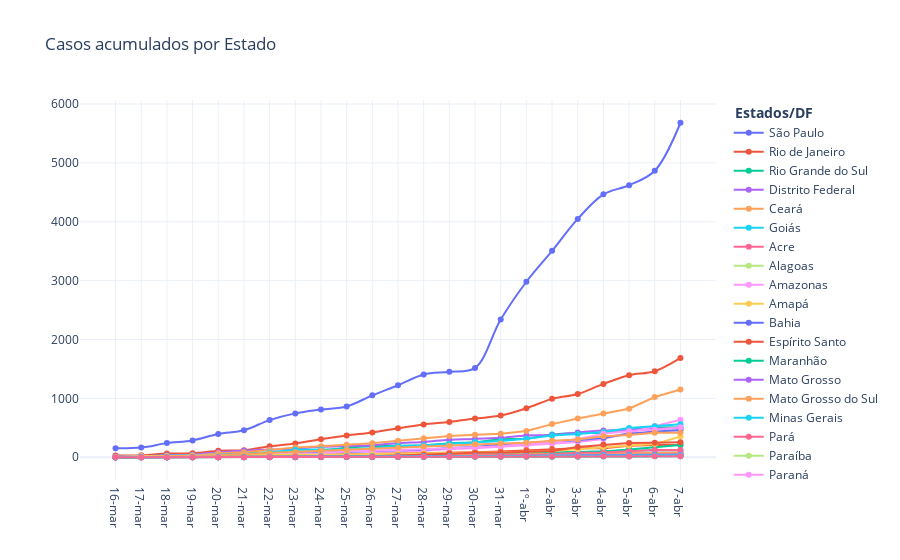

The code cell stored with this chart in its notebook:
### Code cell
# Plot confirmed cases
fig = go.Figure(
    [
        go.Scatter(x = dadosgeral.Estado, y = dadosgeral.SP, mode = 'markers+lines', name="São Paulo", line_shape='spline'),
        go.Scatter(x = dadosgeral.Estado, y = dadosgeral.RJ, mode = 'markers+lines', name="Rio de Janeiro", line_shape='spline'),
         go.Scatter(x = dadosgeral.Estado, y = dadosgeral.RS, mode = 'markers+lines', name="Rio Grande do Sul", line_shape='spline'),
        go.Scatter(x = dadosgeral.Estado, y = dadosgeral.DF, mode = 'markers+lines', name="Distrito Federal", line_shape='spline'),
        go.Scatter(x = dadosgeral.Estado, y = dadosgeral.CE, mode = 'markers+lines', name="Ceará"),
        go.Scatter(x = dadosgeral.Estado, y = dadosgeral.GO, mode = 'markers+lines', name="Goiás"),
        go.Scatter(x = dadosgeral.Estado, y = dadosgeral.AC, mode = 'markers+lines', name="Acre"),
        go.Scatter(x = dadosgeral.Estado, y = dadosgeral.AL, mode = 'markers+lines', name="Alagoas"),
        go.Scatter(x = dadosgeral.Estado, y = dadosgeral.AM, mode = 'markers+lines', name="Amazonas"),
        go.Scatter(x = dadosgeral.Estado, y = dadosgeral.AP, mode = 'markers+lines', name="Amapá"),
        go.Scatter(x = dadosgeral.Estado, y = dadosgeral.BA, mode = 'markers+lines', name="Bahia"),
        
        go.Scatter(x = dadosgeral.Estado, y = dadosgeral.ES, mode = 'markers+lines', name="Espírito Santo"),
        go.Scatter(x = dadosgeral.Estado, y = dadosgeral.MA, mode = 'markers+lines', name="Maranhão"),
        go.Scatter(x = dadosgeral.Estado, y = dadosgeral.MT, mode = 'markers+lines', name="Mato Grosso"),
        go.Scatter(x = dadosgeral.Estado, y = dadosgeral.MS, mode = 'markers+lines', name="Mato Grosso do Sul"),
        go.Scatter(x = dadosgeral.Estado, y = dadosgeral.MG, mode = 'markers+lines', name="Minas Gerais"),
        go.Scatter(x = dadosgeral.Estado, y = dadosgeral.PA, mode = 'markers+lines', name="Pará"),
        go.Scatter(x = dadosgeral.Estado, y = dadosgeral.PB, mode = 'markers+lines', name="Paraíba"),
        go.Scatter(x = dadosgeral.Estado, y = dadosgeral.PR, mode = 'markers+lines', name="Paraná"),
        go.Scatter(x = dadosgeral.Estado, y = dadosgeral.PE, mode = 'markers+lines', name="Pernambuco"),
        go.Scatter(x = dadosgeral.Estado, y = dadosgeral.PI, mode = 'markers+lines', name="Piauí"),
        go.Scatter(x = dadosgeral.Estado, y = dadosgeral.RN, mode = 'markers+lines', name="Rio Grande do Norte"),
        
        go.Scatter(x = dadosgeral.Estado, y = dadosgeral.RO, mode = 'markers+lines', name="Rondônia"),
        go.Scatter(x = dadosgeral.Estado, y = dadosgeral.RR, mode = 'markers+lines', name="Roraima"),
        go.Scatter(x = dadosgeral.Estado, y = dadosgeral.SC, mode = 'markers+lines', name="Santa Catarina"),
        go.Scatter(x = dadosgeral.Estado, y = dadosgeral.SE, mode = 'markers+lines', name="Sergipe"),
        go.Scatter(x = dadosgeral.Estado, y = dadosgeral.TO, mode = 'markers+lines', name="Tocantins"),
    ]
)

fig.update_layout(title='Casos acumulados por Estado',legend_title='<b> Estados/DF </b>',
                   
                   showlegend=True, template="plotly_white",direction='clockwise')

fig.show()

### Figure 1 — Plotly figure (JSON) as saved in the notebook; plotly's stock layout.template omitted (floating-point values rounded to 4 significant figures)
{"data": [{"line": {"shape": "spline"}, "mode": "markers+lines", "name": "São Paulo", "type": "scatter", "x": ["16-mar", "17-mar", "18-mar", "19-mar", "20-mar", "21-mar", "22-mar", "23-mar", "24-mar", "25-mar", "26-mar", "27-mar", "28-mar", "29-mar", "30-mar", "31-mar", "1º-abr", "2-abr", "3-abr", "4-abr", "5-abr", "6-abr", "7-abr"], "y": [152, 164, 240, 286, 396, 459, 631, 745, 810, 862, 1052, 1223, 1406, 1451, 1517, 2339, 2981, 3506, 4048, 4466, 4620, 4866, 5682]}, {"line": {"shape": "spline"}, "mode": "markers+lines", "name": "Rio de Janeiro", "type": "scatter", "x": ["16-mar", "17-mar", "18-mar", "19-mar", "20-mar", "21-mar", "22-mar", "23-mar", "24-mar", "25-mar", "26-mar", "27-mar", "28-mar", "29-mar", "30-mar", "31-mar", "1º-abr", "2-abr", "3-abr", "4-abr", "5-abr", "6-abr", "7-abr"], "y": [31, 33, 63, 66, 109, 119, 186, 233, 305, 370, 421, 493, 558, 600, 657, 708, 832, 992, 1074, 1246, 1394, 1461, 1688]}, {"line": {"shape": "spline"}, "mode": "markers+lines", "name": "Rio Grande do Sul", "type": "scatter", "x": ["16-mar", "17-mar", "18-mar", "19-mar", "20-mar", "21-mar", "22-mar", "23-mar", "24-mar", "25-mar", "26-mar", "27-mar", "28-mar", "29-mar", "30-mar", "31-mar", "1º-abr", "2-abr", "3-abr", "4-abr", "5-abr", "6-abr", "7-abr"], "y": [6, 19, 28, 37, 56, 71, 77, 96, 112, 162, 190, 197, 200, 239, 254, 305, 316, 386, 410, 418, 468, 501, 508]}, {"line": {"shape": "spline"}, "mode": "markers+lines", "name": "Distrito Federal", "type": "scatter", "x": ["16-mar", "17-mar", "18-mar", "19-mar", "20-mar", "21-mar", "22-mar", "23-mar", "24-mar", "25-mar", "26-mar", "27-mar", "28-mar", "29-mar", "30-mar", "31-mar", "1º-abr", "2-abr", "3-abr", "4-abr", "5-abr", "6-abr", "7-abr"], "y": [13, 19, 36, 42, 87, 112, 131, 146, 177, 191, 203, 242, 260, 298, 312, 333, 370, 377, 422, 454, 468, 485, 492]}, {"mode": "markers+lines", "name": "Ceará", "type": "scatter", "x": ["16-mar", "17-mar", "18-mar", "19-mar", "20-mar", "21-mar", "22-mar", "23-mar", "24-mar", "25-mar", "26-mar", "27-mar", "28-mar", "29-mar", "30-mar", "31-mar", "1º-abr", "2-abr", "3-abr", "4-abr", "5-abr", "6-abr", "7-abr"], "y": [0, 11, 20, 24, 68, 84, 125, 164, 185, 211, 238, 282, 322, 359, 382, 401, 445, 563, 658, 745, 824, 1023, 1152]}, {"mode": "markers+lines", "name": "Goiás", "type": "scatter", "x": ["16-mar", "17-mar", "18-mar", "19-mar", "20-mar", "21-mar", "22-mar", "23-mar", "24-mar", "25-mar", "26-mar", "27-mar", "28-mar", "29-mar", "30-mar", "31-mar", "1º-abr", "2-abr", "3-abr", "4-abr", "5-abr", "6-abr", "7-abr"], "y": [3, 10, 12, 15, 15, 18, 21, 23, 29, 29, 38, 49, 56, 58, 60, 65, 73, 73, 88, 103, 115, 119, 119]}, {"mode": "markers+lines", "name": "Acre", "type": "scatter", "x": ["16-mar", "17-mar", "18-mar", "19-mar", "20-mar", "21-mar", "22-mar", "23-mar", "24-mar", "25-mar", "26-mar", "27-mar", "28-mar", "29-mar", "30-mar", "31-mar", "1º-abr", "2-abr", "3-abr", "4-abr", "5-abr", "6-abr", "7-abr"], "y": [0, 3, 3, 3, 7, 11, 11, 17, 21, 23, 23, 25, 25, 34, 41, 42, 43, 45, 46, 46, 48, 50, 50]}, {"mode": "markers+lines", "name": "Alagoas", "type": "scatter", "x": ["16-mar", "17-mar", "18-mar", "19-mar", "20-mar", "21-mar", "22-mar", "23-mar", "24-mar", "25-mar", "26-mar", "27-mar", "28-mar", "29-mar", "30-mar", "31-mar", "1º-abr", "2-abr", "3-abr", "4-abr", "5-abr", "6-abr", "7-abr"], "y": [1, 1, 1, 4, 6, 7, 7, 8, 10, 11, 11, 12, 14, 14, 17, 18, 18, 18, 23, 23, 28, 31, 31]}, {"mode": "markers+lines", "name": "Amazonas", "type": "scatter", "x": ["16-mar", "17-mar", "18-mar", "19-mar", "20-mar", "21-mar", "22-mar", "23-mar", "24-mar", "25-mar", "26-mar", "27-mar", "28-mar", "29-mar", "30-mar", "31-mar", "1º-abr", "2-abr", "3-abr", "4-abr", "5-abr", "6-abr", "7-abr"], "y": [1, 1, 2, 3, 7, 26, 26, 32, 47, 54, 67, 81, 111, 140, 151, 175, 200, 229, 260, 311, 417, 532, 636]}, {"mode": "markers+lines", "name": "Amapá", "type": "scatter", "x": ["16-mar", "17-mar", "18-mar", "19-mar", "20-mar", "21-mar", "22-mar", "23-mar", "24-mar", "25-mar", "26-mar", "27-mar", "28-mar", "29-mar", "30-mar", "31-mar", "1º-abr", "2-abr", "3-abr", "4-abr", "5-abr", "6-abr", "7-abr"], "y": [0, 0, 0, 0, 1, 1, 1, 1, 1, 2, 2, 3, 4, 4, 8, 10, 11, 12, 19, 29, 31, 30, 48]}, {"mode": "markers+lines", "name": "Bahia", "type": "scatter", "x": ["16-mar", "17-mar", "18-mar", "19-mar", "20-mar", "21-mar", "22-mar", "23-mar", "24-mar", "25-mar", "26-mar", "27-mar", "28-mar", "29-mar", "30-mar", "31-mar", "1º-abr", "2-abr", "3-abr", "4-abr", "5-abr", "6-abr", "7-abr"], "y": [2, 16, 27, 31, 34, 49, 55, 63, 79, 91, 108, 123, 127, 156, 176, 217, 246, 267, 290, 332, 401, 437, 459]}, {"mode": "markers+lines", "name": "Espírito Santo", "type": "scatter", "x": ["16-mar", "17-mar", "18-mar", "19-mar", "20-mar", "21-mar", "22-mar", "23-mar", "24-mar", "25-mar", "26-mar", "27-mar", "28-mar", "29-mar", "30-mar", "31-mar", "1º-abr", "2-abr", "3-abr", "4-abr", "5-abr", "6-abr", "7-abr"], "y": [1, 8, 11, 13, 16, 26, 26, 33, 40, 40, 48, 54, 61, 72, 85, 97, 120, 139, 153, 153, 194, 209, 209]}, {"mode": "markers+lines", "name": "Maranhão", "type": "scatter", "x": ["16-mar", "17-mar", "18-mar", "19-mar", "20-mar", "21-mar", "22-mar", "23-mar", "24-mar", "25-mar", "26-mar", "27-mar", "28-mar", "29-mar", "30-mar", "31-mar", "1º-abr", "2-abr", "3-abr", "4-abr", "5-abr", "6-abr", "7-abr"], "y": [0, 0, 0, 0, 0, 2, 2, 8, 8, 8, 10, 14, 14, 22, 31, 52, 71, 81, 88, 96, 133, 172, 207]}, {"mode": "markers+lines", "name": "Mato Grosso", "type": "scatter", "x": ["16-mar", "17-mar", "18-mar", "19-mar", "20-mar", "21-mar", "22-mar", "23-mar", "24-mar", "25-mar", "26-mar", "27-mar", "28-mar", "29-mar", "30-mar", "31-mar", "1º-abr", "2-abr", "3-abr", "4-abr", "5-abr", "6-abr", "7-abr"], "y": [0, 0, 0, 0, 1, 2, 2, 6, 7, 9, 11, 11, 11, 11, 18, 25, 28, 41, 44, 60, 60, 76, 76]}, {"mode": "markers+lines", "name": "Mato Grosso do Sul", "type": "scatter", "x": ["16-mar", "17-mar", "18-mar", "19-mar", "20-mar", "21-mar", "22-mar", "23-mar", "24-mar", "25-mar", "26-mar", "27-mar", "28-mar", "29-mar", "30-mar", "31-mar", "1º-abr", "2-abr", "3-abr", "4-abr", "5-abr", "6-abr", "7-abr"], "y": [2, 6, 7, 9, 12, 16, 21, 21, 24, 24, 25, 28, 31, 36, 44, 48, 51, 53, 60, 62, 65, 66, 80]}, {"mode": "markers+lines", "name": "Minas Gerais", "type": "scatter", "x": ["16-mar", "17-mar", "18-mar", "19-mar", "20-mar", "21-mar", "22-mar", "23-mar", "24-mar", "25-mar", "26-mar", "27-mar", "28-mar", "29-mar", "30-mar", "31-mar", "1º-abr", "2-abr", "3-abr", "4-abr", "5-abr", "6-abr", "7-abr"], "y": [5, 14, 19, 29, 38, 55, 83, 128, 130, 133, 153, 189, 205, 231, 261, 275, 314, 370, 397, 430, 498, 525, 559]}, {"mode": "markers+lines", "name": "Pará", "type": "scatter", "x": ["16-mar", "17-mar", "18-mar", "19-mar", "20-mar", "21-mar", "22-mar", "23-mar", "24-mar", "25-mar", "26-mar", "27-mar", "28-mar", "29-mar", "30-mar", "31-mar", "1º-abr", "2-abr", "3-abr", "4-abr", "5-abr", "6-abr", "7-abr"], "y": [0, 0, 1, 1, 2, 4, 4, 5, 5, 7, 13, 16, 17, 20, 26, 34, 40, 49, 75, 80, 102, 123, 123]}, {"mode": "markers+lines", "name": "Paraíba", "type": "scatter", "x": ["16-mar", "17-mar", "18-mar", "19-mar", "20-mar", "21-mar", "22-mar", "23-mar", "24-mar", "25-mar", "26-mar", "27-mar", "28-mar", "29-mar", "30-mar", "31-mar", "1º-abr", "2-abr", "3-abr", "4-abr", "5-abr", "6-abr", "7-abr"], "y": [0, 0, 1, 1, 1, 1, 1, 2, 3, 5, 6, 10, 14, 14, 17, 19, 21, 29, 32, 34, 35, 36, 36]}, {"mode": "markers+lines", "name": "Paraná", "type": "scatter", "x": ["16-mar", "17-mar", "18-mar", "19-mar", "20-mar", "21-mar", "22-mar", "23-mar", "24-mar", "25-mar", "26-mar", "27-mar", "28-mar", "29-mar", "30-mar", "31-mar", "1º-abr", "2-abr", "3-abr", "4-abr", "5-abr", "6-abr", "7-abr"], "y": [6, 12, 14, 23, 36, 43, 54, 60, 70, 97, 106, 125, 137, 152, 160, 185, 229, 258, 307, 401, 445, 466, 511]}, {"mode": "markers+lines", "name": "Pernambuco", "type": "scatter", "x": ["16-mar", "17-mar", "18-mar", "19-mar", "20-mar", "21-mar", "22-mar", "23-mar", "24-mar", "25-mar", "26-mar", "27-mar", "28-mar", "29-mar", "30-mar", "31-mar", "1º-abr", "2-abr", "3-abr", "4-abr", "5-abr", "6-abr", "7-abr"], "y": [2, 19, 22, 28, 31, 33, 37, 42, 42, 46, 48, 57, 68, 73, 77, 87, 95, 106, 136, 176, 201, 223, 352]}, {"mode": "markers+lines", "name": "Piauí", "type": "scatter", "x": ["16-mar", "17-mar", "18-mar", "19-mar", "20-mar", "21-mar", "22-mar", "23-mar", "24-mar", "25-mar", "26-mar", "27-mar", "28-mar", "29-mar", "30-mar", "31-mar", "1º-abr", "2-abr", "3-abr", "4-abr", "5-abr", "6-abr", "7-abr"], "y": [0, 0, 0, 3, 4, 4, 6, 6, 8, 8, 9, 9, 11, 16, 18, 18, 19, 19, 22, 24, 24, 26, 26]}, {"mode": "markers+lines", "name": "Rio Grande do Norte", "type": "scatter", "x": ["16-mar", "17-mar", "18-mar", "19-mar", "20-mar", "21-mar", "22-mar", "23-mar", "24-mar", "25-mar", "26-mar", "27-mar", "28-mar", "29-mar", "30-mar", "31-mar", "1º-abr", "2-abr", "3-abr", "4-abr", "5-abr", "6-abr", "7-abr"], "y": [1, 1, 1, 1, 1, 9, 9, 13, 14, 14, 19, 28, 45, 68, 77, 82, 92, 106, 176, 215, 242, 246, 256]}, {"mode": "markers+lines", "name": "Rondônia", "type": "scatter", "x": ["16-mar", "17-mar", "18-mar", "19-mar", "20-mar", "21-mar", "22-mar", "23-mar", "24-mar", "25-mar", "26-mar", "27-mar", "28-mar", "29-mar", "30-mar", "31-mar", "1º-abr", "2-abr", "3-abr", "4-abr", "5-abr", "6-abr", "7-abr"], "y": [0, 0, 0, 0, 1, 3, 3, 3, 5, 5, 6, 6, 6, 6, 8, 9, 9, 10, 10, 11, 14, 18, 18]}, {"mode": "markers+lines", "name": "Roraima", "type": "scatter", "x": ["16-mar", "17-mar", "18-mar", "19-mar", "20-mar", "21-mar", "22-mar", "23-mar", "24-mar", "25-mar", "26-mar", "27-mar", "28-mar", "29-mar", "30-mar", "31-mar", "1º-abr", "2-abr", "3-abr", "4-abr", "5-abr", "6-abr", "7-abr"], "y": [0, 0, 0, 0, 0, 2, 2, 2, 8, 8, 8, 12, 16, 16, 16, 22, 26, 30, 37, 42, 42, 42, 42]}, {"mode": "markers+lines", "name": "Santa Catarina", "type": "scatter", "x": ["16-mar", "17-mar", "18-mar", "19-mar", "20-mar", "21-mar", "22-mar", "23-mar", "24-mar", "25-mar", "26-mar", "27-mar", "28-mar", "29-mar", "30-mar", "31-mar", "1º-abr", "2-abr", "3-abr", "4-abr", "5-abr", "6-abr", "7-abr"], "y": [7, 7, 14, 21, 40, 57, 68, 86, 109, 122, 149, 163, 184, 197, 219, 235, 247, 281, 301, 356, 379, 417, 417]}, {"mode": "markers+lines", "name": "Sergipe", "type": "scatter", "x": ["16-mar", "17-mar", "18-mar", "19-mar", "20-mar", "21-mar", "22-mar", "23-mar", "24-mar", "25-mar", "26-mar", "27-mar", "28-mar", "29-mar", "30-mar", "31-mar", "1º-abr", "2-abr", "3-abr", "4-abr", "5-abr", "6-abr", "7-abr"], "y": [1, 5, 6, 6, 7, 10, 10, 10, 15, 16, 16, 16, 16, 16, 18, 20, 22, 24, 27, 32, 32, 32, 36]}, {"mode": "markers+lines", "name": "Tocantins", "type": "scatter", "x": ["16-mar", "17-mar", "18-mar", "19-mar", "20-mar", "21-mar", "22-mar", "23-mar", "24-mar", "25-mar", "26-mar", "27-mar", "28-mar", "29-mar", "30-mar", "31-mar", "1º-abr", "2-abr", "3-abr", "4-abr", "5-abr", "6-abr", "7-abr"], "y": [0, 0, 1, 1, 1, 2, 5, 7, 7, 7, 8, 9, 9, 10, 11, 12, 12, 12, 13, 16, 17, 18, 18]}], "layout": {"direction": "clockwise", "legend": {"title": {"text": "<b> Estados/DF </b>"}}, "showlegend": true, "title": {"text": "Casos acumulados por Estado"}}}
